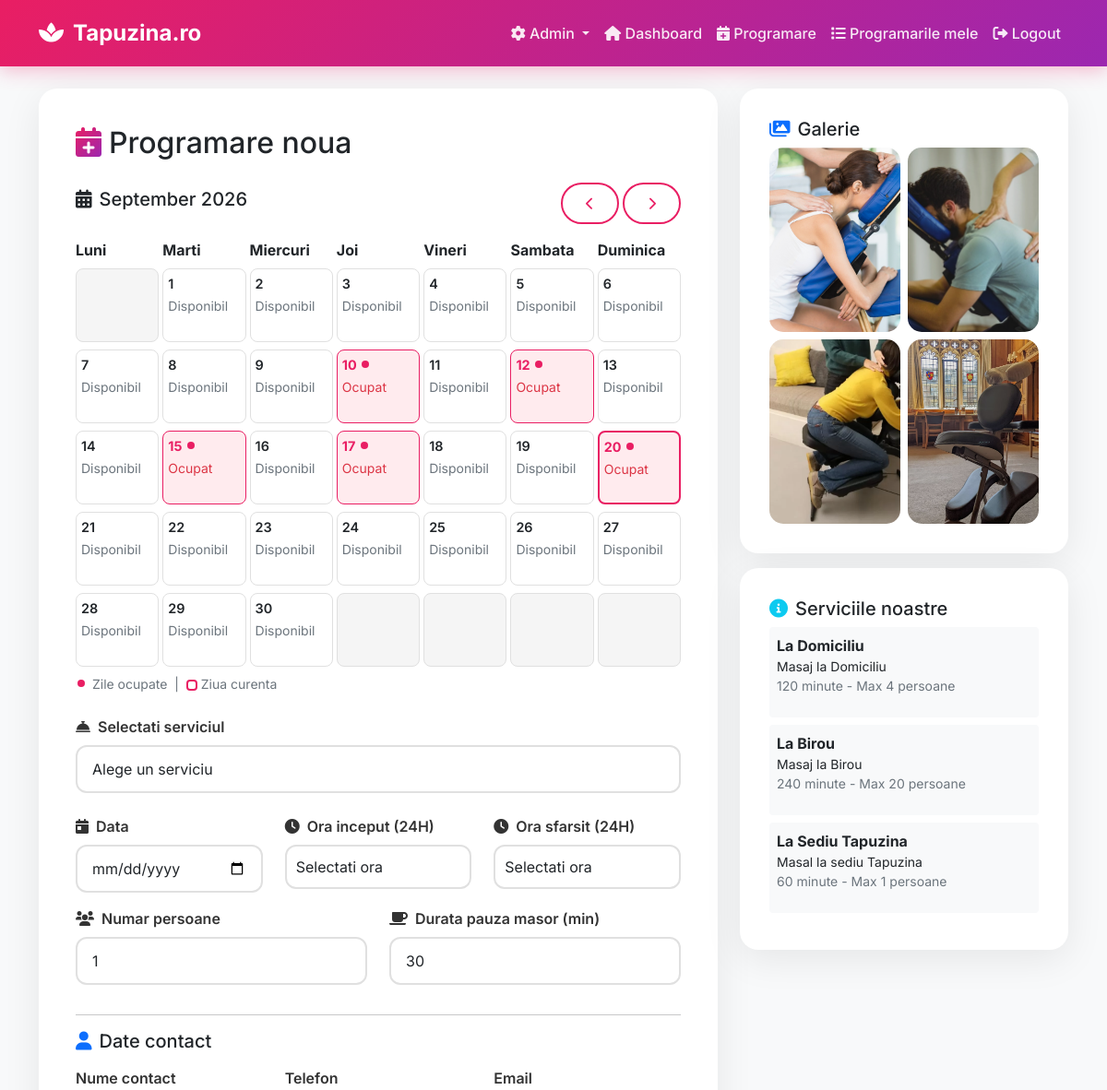
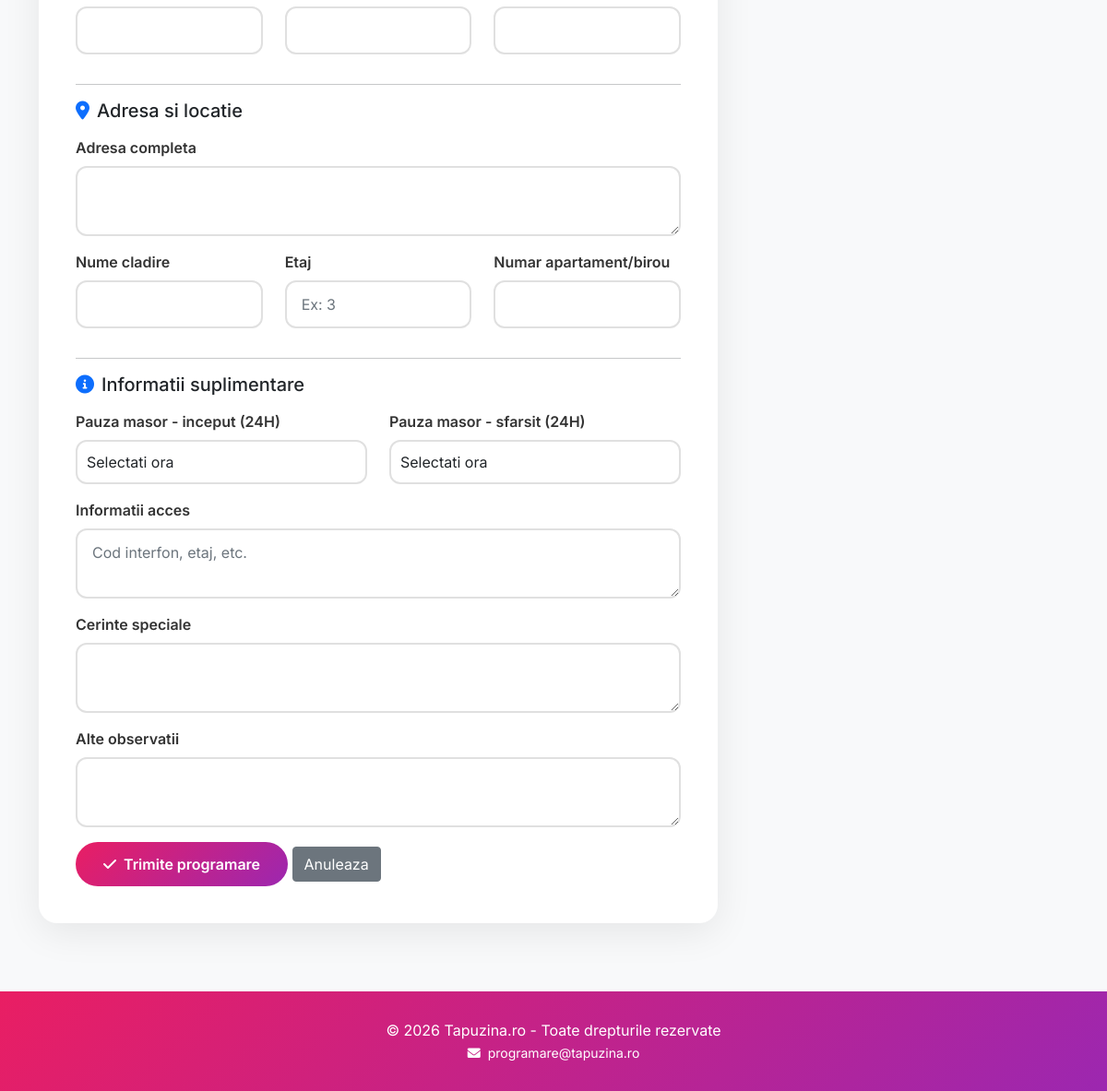
Page /book/ (signed in) on the committed database (2 pictures, top to bottom).
### bookings/models.py (models this page shows, shortened)
class Service(models.Model):
    SERVICE_TYPES = [
        ('office', 'La Birou'),
        ('studio', 'La Sediu Tapuzina'),
        ('home', 'La Domiciliu'),
    ]
    name = models.CharField(max_length=100, verbose_name="Nume serviciu")
    service_type = models.CharField(max_length=20, choices=SERVICE_TYPES, verbose_name="Tip serviciu")
    duration_minutes = models.IntegerField(default=60, verbose_name="Durata standard (minute)")
    max_persons = models.IntegerField(default=10, verbose_name="Numar maxim persoane")
    is_active = models.BooleanField(default=True, verbose_name="Activ")
    description = models.TextField(blank=True, verbose_name="Descriere")
    image = models.ImageField(upload_to='services/', blank=True, null=True, verbose_name="Imagine")
    class Meta:
        verbose_name = "Serviciu"
        verbose_name_plural = "Servicii"
        ordering = ['service_type', 'name']

### bookings/views.py (the view, shortened to what this page needs)
# urls.py: path('book/', views.book_appointment, name='book_appointment'),
@login_required
def book_appointment(request):
    services = Service.objects.filter(is_active=True)
    companies = Company.objects.filter(is_active=True)
    today = timezone.now().date()
    current_date = request.GET.get('month')
    if current_date:
        try:
            year, month = map(int, current_date.split('-'))
            current_date = date(year, month, 1)
        except:
            current_date = today.replace(day=1)
    else:
        current_date = today.replace(day=1)
    cal = calendar.Calendar(firstweekday=0)
    month_days = cal.monthdayscalendar(current_date.year, current_date.month)
    month_start = current_date.replace(day=1)
    next_month = current_date.replace(day=28) + timedelta(days=4)
    month_end = next_month.replace(day=1) - timedelta(days=1)
    occupied = Appointment.objects.filter(
        date__range=[month_start, month_end],
        status__in=['pending', 'confirmed']
    ).values('date', 'start_time', 'end_time')
    occupied_slots = {}
    occupied_dates = []
    for o in occupied:
        date_key = o['date'].isoformat()
        if date_key not in occupied_slots:
            occupied_slots[date_key] = []
            occupied_dates.append(date_key)
        occupied_slots[date_key].append({
            'start': o['start_time'].strftime('%H:%M'),
            'end': o['end_time'].strftime('%H:%M')
        })
    import json
    slots_json = json.dumps(occupied_slots)
    occupied_days = [date.fromisoformat(d).day for d in occupied_dates if date.fromisoformat(d).month == current_date.month]
    return render(request, 'book_appointment.html', {
        'services': services,
        'companies': companies,
        'today': today,
        'month_days': month_days,
        'occupied_dates': occupied_days,
        'occupied_slots': occupied_slots,
        'current_date': current_date,
        'month_name': current_date.strftime('%B %Y'),
        'prev_month': (current_date.replace(day=1) - timedelta(days=1)).replace(day=1),
        'next_month': (current_date.replace(day=28) + timedelta(days=4)).replace(day=1),
    })

### bookings/templates/book_appointment.html (shortened to what this page needs)
{% extends 'base.html' %}
{% block content %}
<div class="row">
    <div class="col-lg-8">
        <div class="card p-4 mb-4">
            <div class="card-body">
                <h2 class="mb-4"><i class="fas fa-calendar-plus text-gradient me-2"></i>Programare noua</h2>
                <div class="mb-4">
                    <div class="d-flex justify-content-between align-items-center mb-3">
                        <h5><i class="fas fa-calendar-alt me-2"></i>{{ month_name }}</h5>
                        <div>
                            <a href="?month={{ prev_month|date:'Y-m' }}" class="btn btn-sm btn-outline-primary">
                                <i class="fas fa-chevron-left"></i>
                            </a>
                            <a href="?month={{ next_month|date:'Y-m' }}" class="btn btn-sm btn-outline-primary">
                                <i class="fas fa-chevron-right"></i>
                            </a>
                        </div>
                    </div>
                    <div class="row g-1">
                        <div class="col"><strong>Luni</strong></div>
                        <div class="col"><strong>Marti</strong></div>
                        <div class="col"><strong>Miercuri</strong></div>
                        <div class="col"><strong>Joi</strong></div>
                        <div class="col"><strong>Vineri</strong></div>
                        <div class="col"><strong>Sambata</strong></div>
                        <div class="col"><strong>Duminica</strong></div>
                    </div>
                    {% for week in month_days %}
                        <div class="row g-1 mt-1">
                            {% for day in week %}
                                <div class="col">
                                    <div class="calendar-day {% if day == 0 %}weekend{% endif %}
                                        {% if day > 0 and day in occupied_dates %}occupied{% endif %}
                                        {% if day == today.day and current_date.month == today.month and current_date.year == today.year %}today{% endif %}"
                                        onclick="{% if day > 0 and day in occupied_dates %}showOccupiedSlots({{ day }}){% else %}selectDate({{ day }}){% endif %}"
                                        style="cursor: pointer;">
                                        <div class="day-number">
                                            {% if day > 0 %}{{ day }}{% endif %}
                                            {% if day > 0 and day in occupied_dates %}
                                                <span class="occupied-dot"></span>
                                            {% endif %}
                                        </div>
                                        {% if day > 0 and day in occupied_dates %}
                                            <small class="text-danger">Ocupat</small>
                                        {% elif day > 0 %}
                                            <small class="text-muted">Disponibil</small>
                                        {% endif %}
                                    </div>
                                </div>
                            {% endfor %}
                        </div>
                    {% endfor %}
                    <small class="text-muted mt-2 d-block">
                        <span class="occupied-dot me-1"></span> Zile ocupate &nbsp;|&nbsp;
                        <span style="display:inline-block;width:12px;height:12px;border:2px solid #e91e63;border-radius:4px;vertical-align:middle;"></span> Ziua curenta
                    </small>
                </div>
                <form method="post" id="appointmentForm">
                    <div class="mb-4">
                        <label class="form-label"><i class="fas fa-concierge-bell me-2"></i>Selectati serviciul</label>
                        <select name="service" class="form-control" required id="serviceSelect" onchange="toggleServiceFields()">
                            <option value="">Alege un serviciu</option>
                        </select>
                    </div>
                    <div class="row">
                        <div class="col-md-4 mb-3">
                            <label class="form-label"><i class="fas fa-calendar-day me-2"></i>Data</label>
                            <input type="date" name="date" class="form-control" required id="dateInput" min="{{ today|date:'Y-m-d' }}" style="font-size: 16px;">
                        </div>
                        <div class="col-md-4 mb-3">
                            <label class="form-label"><i class="fas fa-clock me-2"></i>Ora inceput (24H)</label>
                            <select name="start_time" class="form-control" required style="font-size: 16px; padding: 10px;">
                                <option value="">Selectati ora</option>
                            </select>
                        </div>
                        <div class="col-md-4 mb-3">
                            <label class="form-label"><i class="fas fa-clock me-2"></i>Ora sfarsit (24H)</label>
                            <select name="end_time" class="form-control" required style="font-size: 16px; padding: 10px;">
                                <option value="">Selectati ora</option>
                            </select>
                        </div>
                    </div>
                    <div class="row">
                        <div class="col-md-6 mb-3">
                            <label class="form-label"><i class="fas fa-users me-2"></i>Numar persoane</label>
                            <input type="number" name="number_of_persons" class="form-control" min="1" max="20" value="1">
                        </div>
                        <div class="col-md-6 mb-3">
                            <label class="form-label"><i class="fas fa-coffee me-2"></i>Durata pauza masor (min)</label>
                            <input type="number" name="break_duration" class="form-control" min="5" max="120" value="30">
                        </div>
                    </div>
                    <hr>
                    <h5 class="mb-3"><i class="fas fa-user text-primary me-2"></i>Date contact</h5>
                    <div class="row">
                        <div class="col-md-4 mb-3">
                            <label class="form-label">Nume contact</label>
                            <input type="text" name="contact_name" class="form-control" required>
                        </div>
                        <div class="col-md-4 mb-3">
                            <label class="form-label">Telefon</label>
                            <input type="text" name="contact_phone" class="form-control" required>
                        </div>
                        <div class="col-md-4 mb-3">
                            <label class="form-label">Email</label>
                            <input type="email" name="contact_email" class="form-control" required>
                        </div>
                    </div>
                    <hr>
                    <h5 class="mb-3"><i class="fas fa-map-marker-alt text-primary me-2"></i>Adresa si locatie</h5>
                    <div class="mb-3">
                        <label class="form-label">Adresa completa</label>
                        <textarea name="location_address" class="form-control" rows="2" required></textarea>
                    </div>
                    <div class="row">
                        <div class="col-md-4 mb-3">
                            <label class="form-label">Nume cladire</label>
                            <input type="text" name="building_name" class="form-control">
                        </div>
                        <div class="col-md-4 mb-3">
                            <label class="form-label">Etaj</label>
                            <input type="text" name="floor" class="form-control" placeholder="Ex: 3">
                        </div>
                        <div class="col-md-4 mb-3">
                            <label class="form-label">Numar apartament/birou</label>
                            <input type="text" name="apartment_number" class="form-control">
                        </div>
                    </div>
                    <hr>
                    <h5 class="mb-3"><i class="fas fa-info-circle text-primary me-2"></i>Informatii suplimentare</h5>
                    <div class="row">
                        <div class="col-md-6 mb-3">
                            <label class="form-label">Pauza masor - inceput (24H)</label>
                            <select name="massage_break_start" class="form-control" style="font-size: 16px; padding: 10px;">
                                <option value="">Selectati ora</option>
                            </select>
                        </div>
                        <div class="col-md-6 mb-3">
                            <label class="form-label">Pauza masor - sfarsit (24H)</label>
                            <select name="massage_break_end" class="form-control" style="font-size: 16px; padding: 10px;">
                                <option value="">Selectati ora</option>
                            </select>
                        </div>
                    </div>
                    <div class="mb-3">
                        <label class="form-label">Informatii acces</label>
                        <textarea name="access_notes" class="form-control" rows="2" placeholder="Cod interfon, etaj, etc."></textarea>
                    </div>
                    <div class="mb-3">
                        <label class="form-label">Cerinte speciale</label>
                        <textarea name="special_requests" class="form-control" rows="2"></textarea>
                    </div>
                    <div class="mb-3">
                        <label class="form-label">Alte observatii</label>
                        <textarea name="notes" class="form-control" rows="2"></textarea>
                    </div>
                    <button type="submit" class="btn btn-primary">
                        <i class="fas fa-check me-2"></i>Trimite programare
                    </button>
                    <a href="{% url 'dashboard' %}" class="btn btn-secondary">Anuleaza</a>
                </form>
            </div>
        </div>
    </div>
    <div class="col-lg-4">
        <div class="card p-3 mb-3">
            <div class="card-body">
                <h5><i class="fas fa-images text-primary me-2"></i>Galerie</h5>
                <div class="row g-2">
                    <div class="col-6">
                        <img src="/media/services/masaj1.png" class="service-image" alt="Masaj 1" onerror="this.style.display='none'">
                    </div>
                    <div class="col-6">
                        <img src="/media/services/masaj2.png" class="service-image" alt="Masaj 2" onerror="this.style.display='none'">
                    </div>
                    <div class="col-6">
                        <img src="/media/services/masaj3.png" class="service-image" alt="Masaj 3" onerror="this.style.display='none'">
                    </div>
                    <div class="col-6">
                        <img src="/media/services/scaun.png" class="service-image" alt="Scaun masaj" onerror="this.style.display='none'">
                    </div>
                </div>
            </div>
        </div>
        <div class="card p-3">
            <div class="card-body">
                <h5><i class="fas fa-info-circle text-info me-2"></i>Serviciile noastre</h5>
                {% for service in services %}
                    <div class="mb-2 p-2 bg-light rounded">
                        <strong>{{ service.get_service_type_display }}</strong>
                        <p class="small mb-0">{{ service.name }}</p>
                        <p class="small text-muted">{{ service.duration_minutes }} minute - Max {{ service.max_persons }} persoane</p>
                    </div>
                {% empty %}
                    <p class="text-muted">Nu exista servicii configurate.</p>
                {% endfor %}
            </div>
        </div>
    </div>
</div>
{% endblock %}

### rows in the picture
Service: service_type "La Domiciliu", name "Masaj la Domiciliu", duration_minutes "120", max_persons "4"
Service: service_type "La Birou", name "Masaj la Birou", duration_minutes "240", max_persons "20"
Service: service_type "La Sediu Tapuzina", name "Masal la sediu Tapuzina", duration_minutes "60", max_persons "1"

### other values in the picture
{{ month_name }} "September 2026"
{{ day }} "1" "2" "3" "4" "5" "6" "7" "8" "9" "10" "11" "12" "13" "14" "15" "16" "17" "18" "19" "20" "21" "22" "23" "24" "25" "26" "27" "28" "29" "30"
